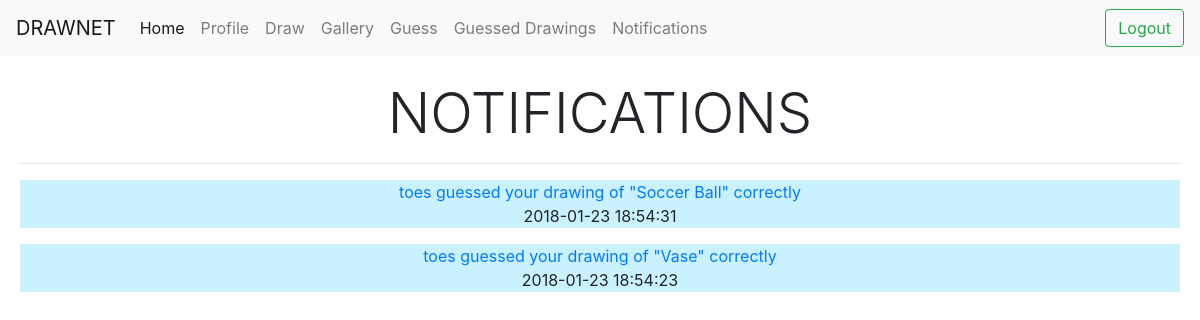
Page /account/notifications (signed in) on the committed database.
### tables this page shows
CREATE TABLE notifications (recipient TEXT, message TEXT, link TEXT, seen INTEGER, timestamp TEXT);

### app.py (the view)
@app.route('/account/notifications')
def notifications():
    if loggedIn():
        user=session["username"]
        notis=users.get_notifications_for(user)
        return render_template("notifications.html", notis=notis, loggedin=loggedIn(), username=user)
    else:
        return redirect(url_for("login_page"))

### app.py (called while the page is built)
def loggedIn():
    return "username" in session

### utils/users.py (called while the page is built)
def get_notifications_for(username):
    db = sqlite3.connect(db_name)
    c = db.cursor()
    notifications = c.execute("SELECT message, link, seen, timestamp FROM notifications WHERE recipient = '%s' ORDER BY timestamp DESC;" % username).fetchall()
    db.close()
    index = 0
    while index < len(notifications):
        notifications[index] = tuple_to_dictionary(notifications[index], ["message", "link", "seen", "timestamp"])
        notifications[index]["seen"] = (notifications[index]["seen"] == 1)
        index += 1
    return notifications

def tuple_to_dictionary(tuuple, list_of_keys):
    d = {} #the dictionary
    index = 0 #the column index
    while index < len(tuuple):
        d[ list_of_keys[index] ] = tuuple[index]
        index += 1
    return d

### templates/notifications.html (shortened to what this page needs)
{% extends "base.html" %}
{% block body %}
<center>
<h1 class="display-4">NOTIFICATIONS</h1>
<hr>
{% if notis|length > 0 %}
    {% for noti in notis %}
        {% if noti["seen"] == False %}
        <p style="background-color: #C9F1FF;">
        {% else %}
        <p>
        {% endif %}
            <a href="/notification/view?time={{noti['timestamp']}}&amp;redir={{noti['link']}}">{{noti["message"]}}</a><br>
            {{ noti["timestamp"] }}
        </p>
    {% endfor %}
{% else %}
    <b>You don't have notifications yet</b>
{% endif %}
</center>
{% endblock %}

### rows in the picture
notifications: message "toes guessed your drawing of \"Soccer Ball\" correctly", timestamp "2018-01-23 18:54:31"
notifications: message "toes guessed your drawing of \"Vase\" correctly", timestamp "2018-01-23 18:54:23"
